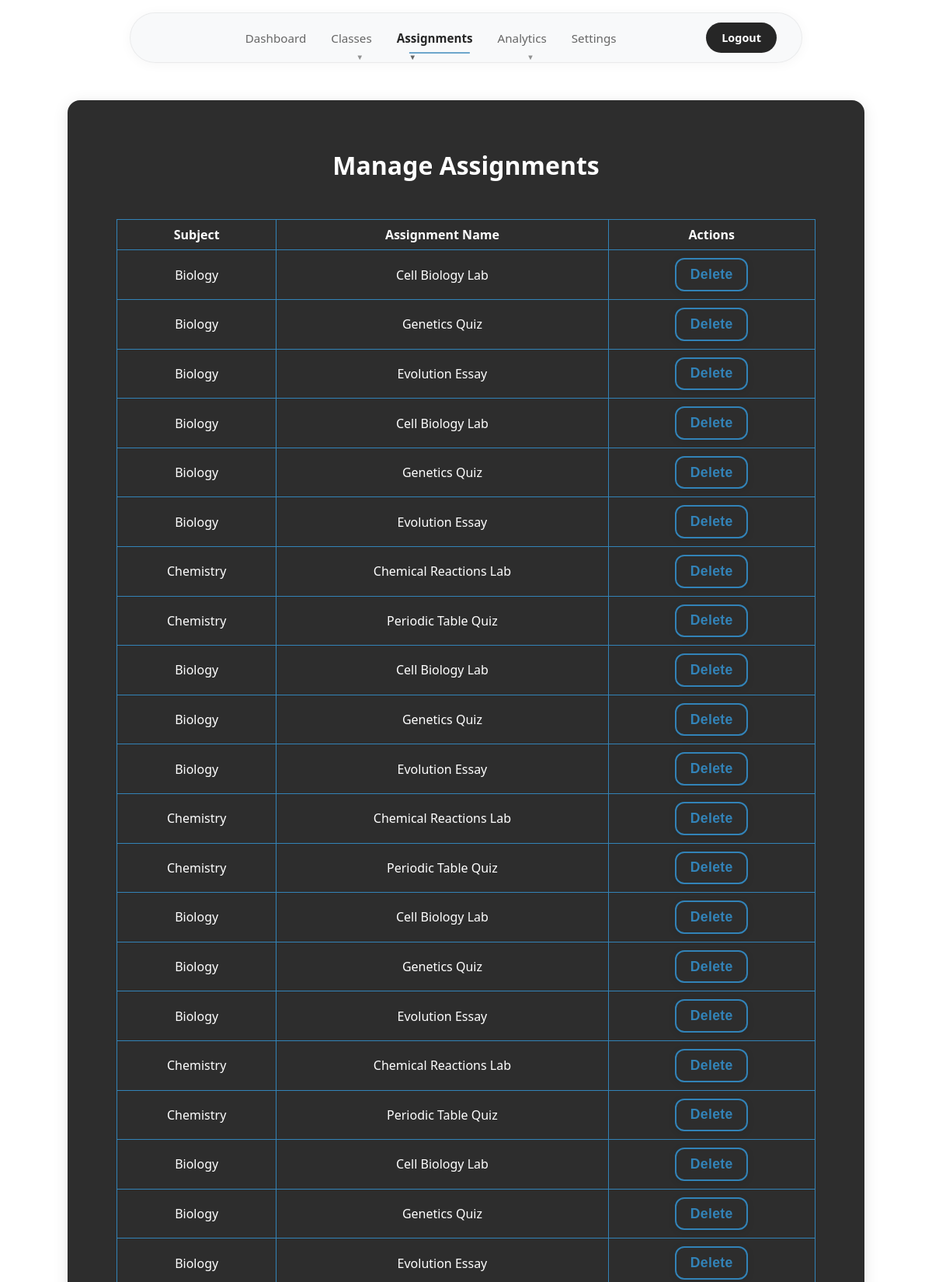
The page /manage_assignments (signed in, upper part) on the database its author committed.
### tables this page shows
CREATE TABLE assignments (
    id INTEGER PRIMARY KEY,
    name TEXT,
    grade REAL,
    subject_id INTEGER,
    user_id INTEGER
);

CREATE TABLE subjects (
    id INTEGER PRIMARY KEY,
    name TEXT,
    teacher_id INTEGER REFERENCES users(id)
);

### app.py (the view, shortened to what this page needs)
@app.route('/manage_assignments', methods=['GET','POST'])
def manage_assignments():
    if not (is_admin() or is_teacher()):
        return redirect(url_for('login'))
    conn = get_db()
    cur = conn.cursor()
    user_id = session['user_id']
    if is_admin():
        cur.execute("SELECT * FROM subjects")
        subjects = cur.fetchall()
    else:
        cur.execute("SELECT * FROM subjects WHERE teacher_id = ?", (user_id,))
        subjects = cur.fetchall()
    if is_admin():
        cur.execute('''SELECT assignments.*, subjects.name AS subject_name
                       FROM assignments
                       JOIN subjects ON assignments.subject_id = subjects.id''')
    else:
        cur.execute('''SELECT assignments.*, subjects.name AS subject_name
                       FROM assignments
                       JOIN subjects ON assignments.subject_id = subjects.id
                       WHERE subjects.teacher_id = ?''', (user_id,))
    assignments = cur.fetchall()
    if is_admin():
        cur.execute("SELECT * FROM users WHERE role='student'")
    else:
        cur.execute('''SELECT DISTINCT users.*
                       FROM users
                       JOIN enrollments ON users.id = enrollments.user_id
                       JOIN subjects ON enrollments.subject_id = subjects.id
                       WHERE subjects.teacher_id = ? AND users.role = 'student' ''', (user_id,))
    students = cur.fetchall()
    return render_template('manage_assignments.html',
                         subjects=subjects,
                         students=students,
                         assignments=assignments)

### app.py (called while the page is built)
def is_admin():
    return session.get('role') == 'admin'

def is_teacher():
    return session.get('role') == 'teacher'

### templates/manage_assignments.html (shortened to what this page needs)
<!DOCTYPE html>
<html>
<head>
    <link rel="stylesheet" href="/static/styles.css">
</head>
<body>
            <div class="navbar">
        <div class="navbar-container">
            <div class="navbar-links">
                <a href="/teacher_dashboard" class="nav-link">Dashboard</a>
                <div class="dropdown">
                    <a href="#" class="nav-link dropdown-trigger">Classes</a>
                </div>
                <div class="dropdown">
                    <a href="#" class="nav-link dropdown-trigger active">Assignments</a>
                </div>
                <div class="dropdown">
                    <a href="#" class="nav-link dropdown-trigger">Analytics</a>
                </div>
                <a href="/teacher_settings" class="nav-link">Settings</a>
            </div>
            <div class="navbar-actions">
                <a href="/logout" class="nav-btn">Logout</a>
            </div>
        </div>
    </div>
    <div class="center-wrapper">
        <div class="dashboard-container card-3d">
            <h1>Manage Assignments</h1>
            <div class="table-wrapper">
                <table>
                    <thead>
                        <tr>
                            <th>Subject</th>
                            <th>Assignment Name</th>
                            <th>Actions</th>
                        </tr>
                    </thead>
                    <tbody>
                        {% for assignment in assignments %}
                        <tr>
                            <td>{{ assignment['subject_name'] }}</td>
                            <td>{{ assignment['name'] }}</td>
                            <td class="table-actions">
                                <form method="POST" style="display: inline;">
                                    <button type="submit" class="btn-3d">Delete</button>
                                </form>
                            </td>
                        </tr>
                        {% endfor %}
                    </tbody>
                </table>
            </div>
        </div>
    </div>
</body>
</html>

### static/styles.css (style rules this page uses)
body { background: #ffffff; font-family: 'Segoe UI', 'Arial', sans-serif; color: #262626; margin: 0; padding: 0; min-height: 100vh; }
.navbar { background: transparent; backdrop-filter: none; -webkit-backdrop-filter: none; box-shadow: none; padding: 1rem 0; position: sticky; top: 0; left: 0; right: 0; z-index: 1000; margin-bottom: 0; border: none; width: 100%; }
.navbar-container { max-width: 800px; margin: 0 auto; display: flex; justify-content: space-between; align-items: center; padding: 0.75rem 2rem; height: auto; background: rgba(248, 249, 250, 0.9); backdrop-filter: blur(10px); -webkit-backdrop-filter: blur(10px); border-radius: 50px; border: 1px solid rgba(0, 0, 0, 0.06); box-shadow: 0 2px 16px rgba(0, 0, 0, 0.04); }
.navbar-actions { display: flex; align-items: center; gap: 1rem; }
.navbar-links { display: flex; gap: 2rem; align-items: center; justify-content: center; flex: 1; margin: 0; }
.nav-link { color: #666666; text-decoration: none; font-weight: 500; padding: 0.5rem 0; border-radius: 0; transition: all 0.2s ease; position: relative; font-size: 0.95rem; white-space: nowrap; border: none; background: transparent; }
.nav-link.active { color: #262626; background: transparent; box-shadow: none; border: none; transform: none; font-weight: 600; }
.nav-btn { background: #262626; color: #ffffff; text-decoration: none; font-weight: 600; padding: 0.625rem 1.25rem; border-radius: 25px; transition: all 0.2s ease; font-size: 0.9rem; white-space: nowrap; border: none; }
.nav-link.active::after { width: 80%; }
.nav-link::after { content: ''; position: absolute; bottom: -2px; left: 50%; width: 0; height: 2px; background: #3283b8; transition: all 0.3s ease; transform: translateX(-50%); }
.dropdown { position: relative; display: inline-block; }
.nav-link.dropdown-trigger::after { content: '▼'; font-size: 0.6rem; margin-left: 0.375rem; opacity: 0.7; transition: transform 0.2s ease; }
.dashboard-container { padding: 2.5em 2em; background: #262626; border-radius: 16px; max-width: 1200px; box-shadow: 0 4px 20px rgba(0, 0, 0, 0.1); width: 90%; margin: 2em auto; display: flex; flex-direction: column; align-items: center; border: 1px solid rgba(0, 0, 0, 0.05); }
.center-wrapper { display: flex; align-items: center; justify-content: center; min-height: 100vh; }
.card-3d { background: #2d2d2d; border-radius: 16px; box-shadow: 0 4px 20px rgba(0, 0, 0, 0.1); width: 80%; border: 1px solid rgba(0, 0, 0, 0.05); }
h1, h2, h3 { color: #ffffff;; text-align: center; margin-bottom: 1em; text-decoration: none; }
form[style*="inline"] button { margin: 2px 5px !important; display: inline-block !important; vertical-align: middle !important; padding: 0.5em 1em !important; }
.btn-3d { background: #2d2d2d; color: hsl(204, 57%, 46%); border: 2px solid hsl(204, 57%, 46%); border-radius: 12px; padding: 0.85em 2em; font-size: 1.1em; font-weight: 600; box-shadow: 0 2px 10px rgba(0, 0, 0, 0.1); transition: transform 0.12s, box-shadow 0.12s; cursor: pointer; letter-spacing: 0.02em; margin: 0.6em 0.6em 0.6em 0; display: inline-block; text-align: center; text-decoration: none; }
.table-wrapper { width: 100%; max-width: 900px; overflow-x: auto; margin: 0 auto; }
table { width: 100%; max-width: 900px; border-collapse: collapse; margin: 1em auto 2em; }
th, td { padding: 8px; border: 1px solid #3283b8; text-align: center; text-decoration: none; color:#ffffff; }
.dashboard-container { max-width: 1200px; margin: 2em auto; padding: 2.5em 2em; }

### rows shown on the page
assignments: subject_name "Biology", name "Cell Biology Lab"
assignments: subject_name "Biology", name "Genetics Quiz"
assignments: subject_name "Biology", name "Evolution Essay"
assignments: subject_name "Biology", name "Cell Biology Lab"
assignments: subject_name "Biology", name "Genetics Quiz"
assignments: subject_name "Biology", name "Evolution Essay"
assignments: subject_name "Chemistry", name "Chemical Reactions Lab"
assignments: subject_name "Chemistry", name "Periodic Table Quiz"
assignments: subject_name "Biology", name "Cell Biology Lab"
assignments: subject_name "Biology", name "Genetics Quiz"
assignments: subject_name "Biology", name "Evolution Essay"
assignments: subject_name "Chemistry", name "Chemical Reactions Lab"
assignments: subject_name "Chemistry", name "Periodic Table Quiz"
assignments: subject_name "Biology", name "Cell Biology Lab"
assignments: subject_name "Biology", name "Genetics Quiz"
assignments: subject_name "Biology", name "Evolution Essay"
assignments: subject_name "Chemistry", name "Chemical Reactions Lab"
assignments: subject_name "Chemistry", name "Periodic Table Quiz"
assignments: subject_name "Biology", name "Cell Biology Lab"
assignments: subject_name "Biology", name "Genetics Quiz"
assignments: subject_name "Biology", name "Evolution Essay"
